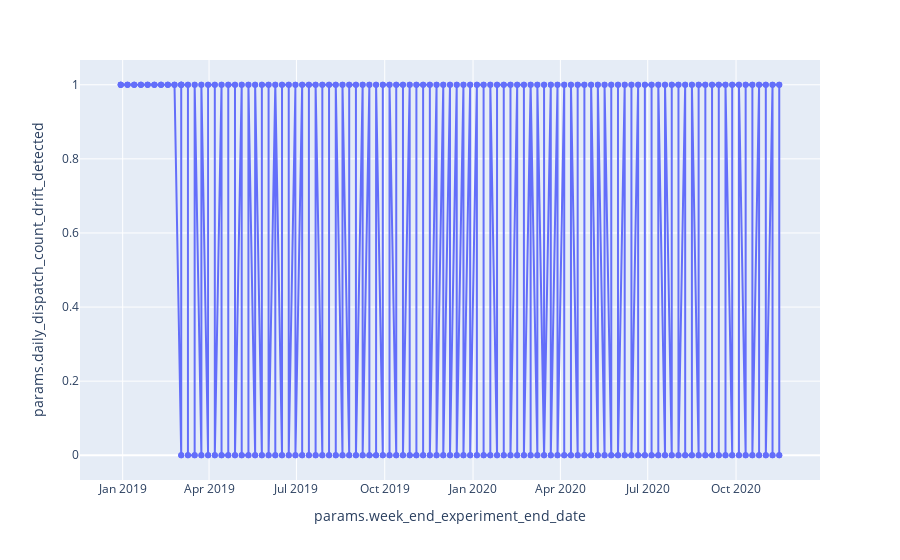

Source (notebook cell):
### Code cell
fig = px.line(drift_detected_experiment_results,  y='params.daily_dispatch_count_drift_detected', markers=True)
fig.show()

### Figure 1 — Plotly figure (JSON) as saved in the notebook; plotly's stock layout.template omitted (floating-point values rounded to 4 significant figures; data arrays with more than 128 entries replaced by an {"elided": "..."} marker saying what was removed)
{"data": [{"hovertemplate": "params.week_end_experiment_end_date=%{x}<br>params.daily_dispatch_count_drift_detected=%{y}<extra></extra>", "legendgroup": "", "line": {"color": "#636efa", "dash": "solid"}, "marker": {"symbol": "circle"}, "mode": "lines+markers", "name": "", "orientation": "v", "showlegend": false, "type": "scatter", "x": {"elided": "391 str values"}, "xaxis": "x", "y": {"elided": "391 int values"}, "yaxis": "y"}], "layout": {"legend": {"tracegroupgap": 0}, "margin": {"t": 60}, "xaxis": {"anchor": "y", "domain": [0, 1], "title": {"text": "params.week_end_experiment_end_date"}}, "yaxis": {"anchor": "x", "domain": [0, 1], "title": {"text": "params.daily_dispatch_count_drift_detected"}}}}
